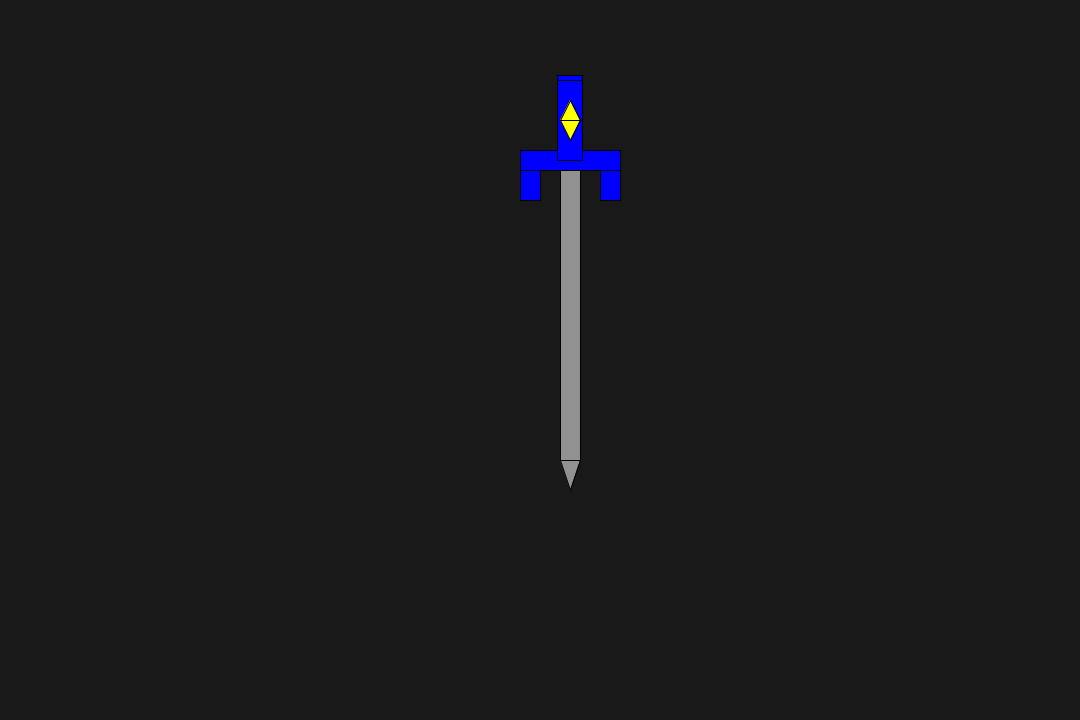
Frame 1 (no input)
Frame 60 (the mouse pressed at the canvas centre just before this capture): identical to frame 1, image omitted
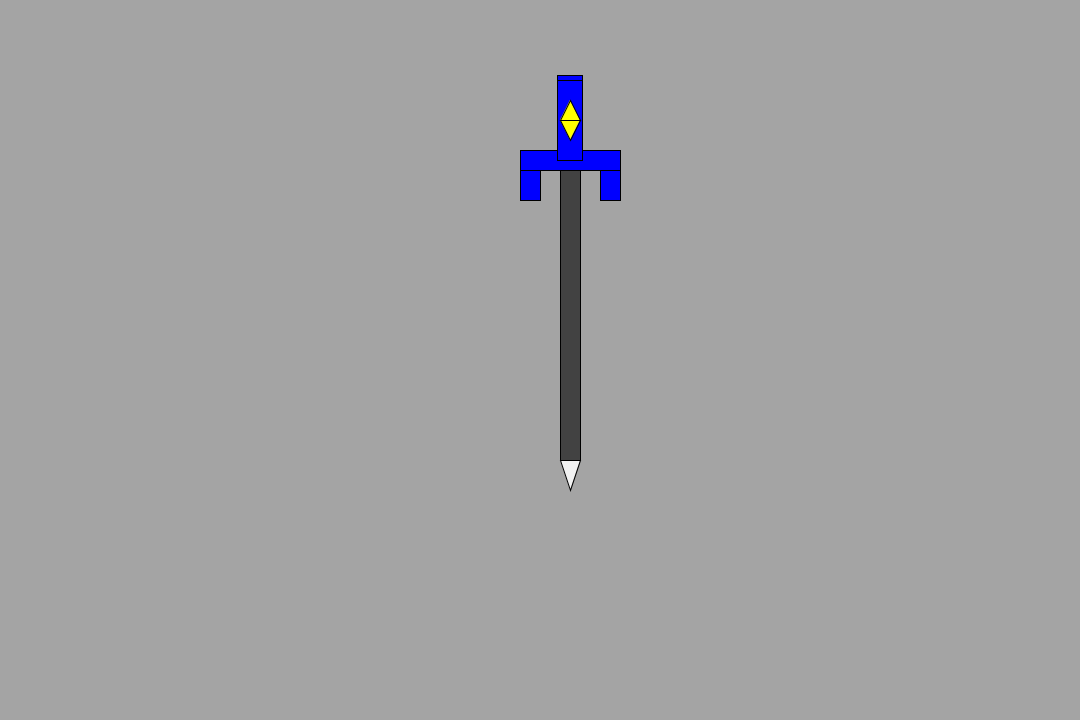
Frame 120 (the mouse held since frame 60 and released just before this capture)

The Processing sketch that drew these frames (run headless with seeded random() and noise(); from frame 60 on, the mouse is pressed at the canvas centre):

// Processing sketch: SS_DynamicSword
// ── SS_DynamicSword.pde
/*This processing sketch was made by Ricardo Hernandez. It is based off of 
the design of the master sword from Legend of Zelda.*/

//Initiate global values to be chnaged at will. 
float bGValue = 25; 
int bladeHiltX = 520, bladeHiltY = 150, bladeHiltW = 100, bladeHiltH = 20;
int bladeHandleX = 557, bladeHandleY = 80, bladeHandleW = 25,  bladeHandleH = 80;
float fillBlade = 145, fillBladeTip = 145;

//Set up initializes the canvas when the file is opened. 
void setup(){
//Canvas size
size(1080,720);
}

//Updates with every frame. 
void draw() {
//Backgroud color 
background(bGValue); 


//Blade
fill(fillBlade);
rect(560,160,20,300);
//BladeTip
fill(fillBladeTip);
triangle(560,460,580,460,570,490);
//BladeHiltRightSide
fill(0,0,255);
rect(600,160,20,40);
//BladeHiltLeftSide
fill(0,0,255);
rect(520,160,20,40);
//BladeHilt
fill(0,0,255);
rect(bladeHiltX,bladeHiltY,bladeHiltW,bladeHiltH);
//BladeHandleEndFinish
fill(0,0,255);
rect(bladeHandleX,75,bladeHandleW,bladeHandleH);
//BladeHandle
fill(0,0,255);
rect(bladeHandleX,bladeHandleY,bladeHandleW,bladeHandleH);
//BladeHandleDiamondTopHalf
fill(255,255,0);
triangle(560,120,580,120,570,100);
//BladeHandleDiamondBottomHalf
fill(255,255,0);
triangle(560,120,580,120,570,140);


}
// When mouse is pressed, global values are given new random values between 0-255
void mousePressed(){
  bGValue = random(255);
  fillBlade = random(255);
  fillBladeTip = random(255);
  }
